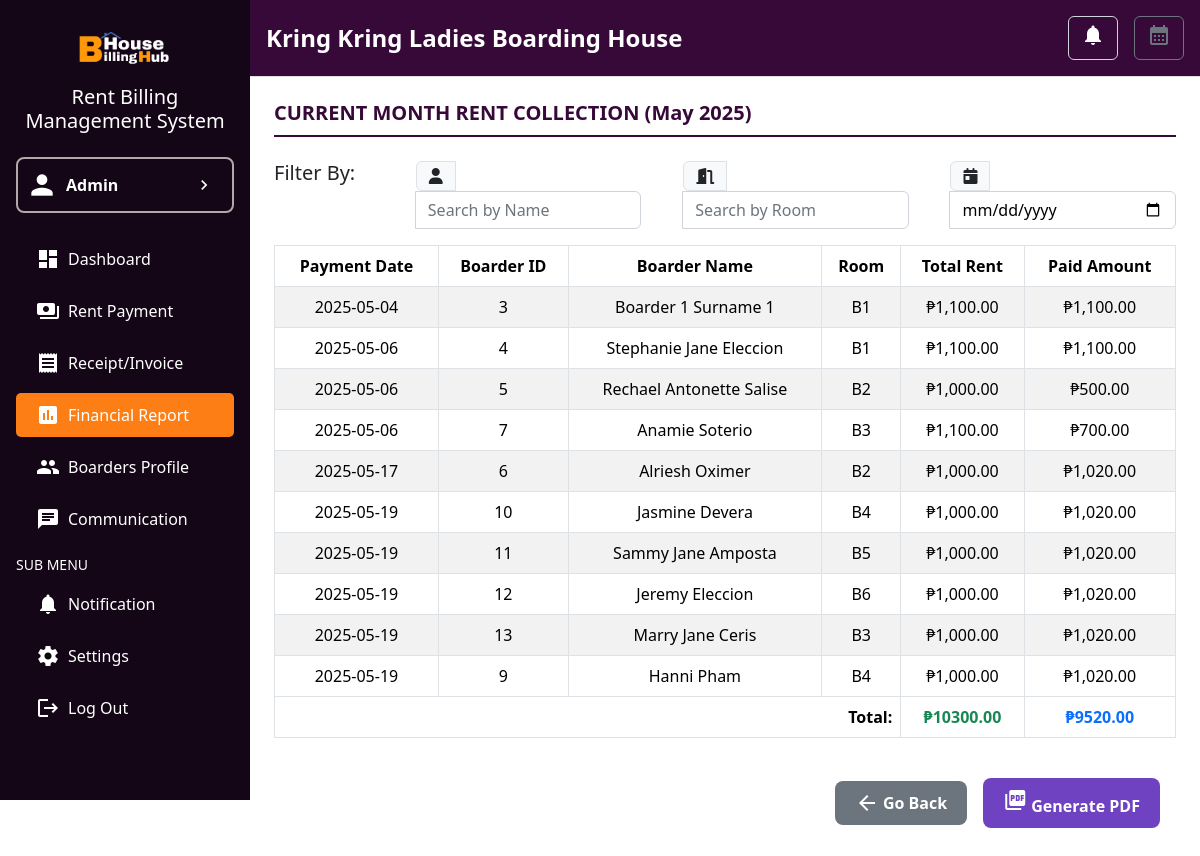
The page /sidebar/button_collection/monthly_report.php (signed in) on the database its author committed.
### tables this page shows
CREATE TABLE `users` (
  `id` int(11) NOT NULL,
  `firstname` varchar(255) NOT NULL,
  `lastname` varchar(255) NOT NULL,
  `email` varchar(255) NOT NULL,
  `contact` varchar(20) DEFAULT NULL,
  `government_id` varchar(100) DEFAULT NULL,
  `tin_num` varchar(100) DEFAULT NULL,
  `address` varchar(255) DEFAULT NULL,
  `boardinghousename` varchar(255) DEFAULT NULL,
  `password` varchar(255) NOT NULL,
  `reset_code` varchar(255) DEFAULT NULL
);

CREATE TABLE `payments` (
  `id` int(11) NOT NULL,
  `boarder_id` int(11) DEFAULT NULL,
  `user_id` int(11) DEFAULT NULL,
  `amount` decimal(10,2) DEFAULT NULL,
  `payment_date` date DEFAULT NULL,
  `status` enum('paid','partial','pending','overdue') DEFAULT 'pending',
  `payment_type` enum('rent','visitor') DEFAULT 'rent',
  `mode_of_payment` varchar(50) DEFAULT NULL,
  `appliances` int(11) DEFAULT 0,
  `days` int(11) DEFAULT 0
);

CREATE TABLE `boarders` (
  `id` int(11) NOT NULL,
  `boarder_id` int(11) NOT NULL,
  `user_id` int(11) DEFAULT NULL,
  `firstname` varchar(255) NOT NULL,
  `lastname` varchar(255) NOT NULL,
  `email` varchar(100) NOT NULL,
  `phone` varchar(15) DEFAULT NULL,
  `address` varchar(255) DEFAULT NULL,
  `move_in_date` date NOT NULL,
  `monthly_rate` decimal(10,2) NOT NULL,
  `deposit_amount` decimal(10,2) NOT NULL,
  `room` varchar(50) DEFAULT NULL,
  `status` enum('active','inactive') DEFAULT 'active',
  `appliances` int(11) DEFAULT 0
);

### sidebar/button_collection/monthly_report.php (the view, shortened to what this page needs)
<?php
$host = 'localhost';
$username = 'root';
$password = '';
$database = 'bh';
$conn = new mysqli($host, $username, $password, $database);
$user_id = $_SESSION['user_id'];
$stmt = $conn->prepare("SELECT firstname, lastname, email, contact, government_id, tin_num, address, boardinghousename FROM users WHERE id = ?");
$stmt->bind_param("i", $user_id);
$stmt->execute();
$result = $stmt->get_result();
$user = $result->fetch_assoc();
$user_id = $_SESSION['user_id'];
$current_month = date('Y-m');
$month_start = $current_month . '-01';
$month_end = date('Y-m-t');
$stmt = $conn->prepare("SELECT monthly_rate, appliances_rate, late_fee, due_date FROM rates WHERE user_id = ?");
$stmt->bind_param("i", $user_id);
$stmt->execute();
$result = $stmt->get_result();
$rate = $result->fetch_assoc();
$monthly_rate = $rate['monthly_rate'] ?? 1000.00;
$appliances_rate = $rate['appliances_rate'] ?? 100.00;
$payments = [];
$stmt = $conn->prepare("
    SELECT p.payment_date, b.id AS boarder_id, CONCAT(b.firstname, ' ', b.lastname) AS boarder_name,
           b.room, p.amount, p.appliances
    FROM payments p
    JOIN boarders b ON p.boarder_id = b.id
    WHERE p.user_id = ? AND p.payment_type = 'rent' AND p.payment_date BETWEEN ? AND ?
");
$stmt->bind_param("iss", $user_id, $month_start, $month_end);
$stmt->execute();
$result = $stmt->get_result();
while ($row = $result->fetch_assoc()) {
    $row['total_rent'] = $monthly_rate + ($row['appliances'] * $appliances_rate);
    $payments[] = $row;
}
?>
<!DOCTYPE html>
<html lang="en">
<head>
    <link href="https://cdn.jsdelivr.net/npm/bootstrap@5.3.2/dist/css/bootstrap.min.css" rel="stylesheet">
    <link href="https://cdnjs.cloudflare.com/ajax/libs/font-awesome/6.5.0/css/all.min.css" rel="stylesheet">
    <link rel="stylesheet" href="../style.css">
</head>
<body>
    <div class="d-flex">
        <nav class="sidebar text-white p-3">
            <div class="text-center mb-4">
                <img src="../../images/logo.png" alt="Logo" class="img-fluid" style="max-width: 100px;">
                <h5 class="mt-2">Rent Billing Management System</h5>
            </div>
            <a href="../admin.php" class="d-flex align-items-center justify-content-between mb-4 px-2 nav-link admin-border">
                <div class="d-flex align-items-center">
                    <span class="material-icons me-2" style="font-size: 32px;">person</span>
                    <span class="fw-bold">Admin</span>
                </div>
                <span class="material-icons" style="font-size: 20px;">chevron_right</span>
            </a>
            <ul class="nav flex-column">
                <li class="nav-item mb-2">
                    <a class="nav-link text-white" href="../dashboard.php"><span class="material-icons me-2">dashboard</span>Dashboard</a>
                </li>
                <li class="nav-item mb-2">
                    <a class="nav-link text-white" href="../rent_payment.php"><span class="material-icons me-2">payments</span>Rent Payment</a>
                </li>
                <li class="nav-item mb-2">
                    <a class="nav-link text-white" href="../receipt.php"><span class="material-icons me-2">receipt</span>Receipt/Invoice</a>
                </li>
                <li class="nav-item mb-2">
                    <a class="nav-link text-white active" href="../financial_rep.php"><span class="material-icons me-2">assessment</span>Financial Report</a>
                </li>
                <li class="nav-item mb-2">
                    <a class="nav-link text-white" href="../boarder_profile.php"><span class="material-icons me-2">group</span>Boarders Profile</a>
                </li>
                <li class="nav-item mb-2">
                    <a class="nav-link text-white" href="../communication.php"><span class="material-icons me-2">chat</span>Communication</a>
                </li>
            </ul>
            <div class="mt-2">
                <h6 class="text-uppercase small">Sub Menu</h6>
                <ul class="nav flex-column">
                    <li class="nav-item mb-2">
                        <a class="nav-link text-white" href="../sub-menu/notif.php"><span class="material-icons me-2">notifications</span>Notification</a>
                    </li>
                    <li class="nav-item mb-2">
                        <a class="nav-link text-white" href="../sub-menu/settings.php"><span class="material-icons me-2">settings</span>Settings</a>
                    </li>
                    <li class="nav-item mb-2">
                        <a class="nav-link text-white" href="../sub-menu/logout.php"><span class="material-icons me-2">logout</span>Log Out</a>
                    </li>
                </ul>
            </div>
        </nav>
        <div class="flex-grow-1">
            <header class="d-flex justify-content-between align-items-center p-3 border-bottom">
                <h4 class="mb-0" style="font-weight: bold;"><span id="boardingHouseName"><?php echo htmlspecialchars($user['boardinghousename'] ?? 'N/A'); ?></span> Boarding House</h4>
                <div class="d-flex align-items-center gap-3">
                    <button class="btn btn-outline-primary position-relative">
                        <span class="material-icons">notifications</span>
                    </button>
                    <button class="btn btn-outline-secondary">
                        <span class="material-icons">calendar_month</span>
                    </button>
                </div>
            </header>
            <div class="content p-4">
                <h5 style="font-weight: bold; color: #360938; border-bottom: 2px solid #360938; padding-bottom: 10px;">
                    CURRENT MONTH RENT COLLECTION (<?php echo date('F Y'); ?>)
                </h5>
                <div class="d-flex justify-content-between mb-3 mt-4 gap-3 flex-wrap">
                    <div class="input-group" style="width: 100px; font-weight: bold; font-size: 25px;">
                        <h5>Filter By:</h5>
                    </div>
                    <div class="input-group w-25">
                        <span class="input-group-text"><i class="fas fa-user"></i></span>
                        <input type="text" id="filterName" class="form-control" placeholder="Search by Name">
                    </div>
                    <div class="input-group w-25">
                        <span class="input-group-text"><i class="fas fa-door-open"></i></span>
                        <input type="text" id="filterRoom" class="form-control" placeholder="Search by Room">
                    </div>
                    <div class="input-group w-25">
                        <span class="input-group-text"><i class="fas fa-calendar-day"></i></span>
                        <input type="date" id="filterDate" class="form-control">
                    </div>
                </div>
                <div class="mb-4">
                    <div class="table-responsive mt-3">
                        <table id="monthlyRentTable" class="table table-bordered table-striped text-center">
                            <thead id="monthlyRentHead">
                                <tr>
                                    <th id="thPaymentDate">Payment Date</th>
                                    <th id="thBoarderID">Boarder ID</th>
                                    <th id="thBoarderName">Boarder Name</th>
                                    <th id="thRoom">Room</th>
                                    <th id="thTotalRent">Total Rent</th>
                                    <th id="thPaidAmount">Paid Amount</th>
                                </tr>
                            </thead>
                            <tbody id="monthlyRentBody">
                                <?php foreach ($payments as $payment): ?>
                                    <tr>
                                        <td><?php echo $payment['payment_date']; ?></td>
                                        <td><?php echo $payment['boarder_id']; ?></td>
                                        <td><?php echo htmlspecialchars($payment['boarder_name']); ?></td>
                                        <td><?php echo htmlspecialchars($payment['room'] ?? 'N/A'); ?></td>
                                        <td>₱<?php echo number_format($payment['total_rent'], 2); ?></td>
                                        <td>₱<?php echo number_format($payment['amount'], 2); ?></td>
                                    </tr>
                                <?php endforeach; ?>
                            </tbody>
                            <tfoot>
                                <tr>
                                    <td colspan="4" class="text-end fw-bold">Total:</td>
                                    <td id="totalRentSum" class="fw-bold text-success">₱0.00</td>
                                    <td id="paidAmountSum" class="fw-bold text-primary">₱0.00</td>
                                </tr>
                            </tfoot>
                        </table>
                    </div>
                                <div class="d-flex justify-content-end align-items-center mb-3 mt-4">                    <button id="goBackBtn" class="btn btn-outline-secondary me-3 d-flex align-items-center">                        <i class="material-icons me-1"></i>Go Back                    </button>                    <button id="exportBtn" class="btn btn-outline-primary me-3">                        <i class="material-icons me-1"></i>Generate PDF                    </button>                </div>                </div>            </div>        </div>    </div>
</body>
</html>

### sidebar/style.css (style rules this page uses)
body { font-family: 'Segoe UI', sans-serif; }
.sidebar { width: 250px; height: 100vh; position: fixed; background-color: #140517; }
.sidebar .nav-link { font-size: 1rem; }
.sidebar a { display: flex; align-items: center; padding: 10px 20px; text-decoration: none; color: #ffffff; font-size: 16px; }
.sidebar a span.material-icons { margin-right: 10px; font-size: 24px; }
.nav-link { display: flex; align-items: center; padding: 10px 20px; text-decoration: none; color: #ffffff; transition: background-color 0.3s, color 0.3s; }
.nav-link.active { background-color: #fd7e14; color: #ffffff; border-radius: 5px; }
.flex-grow-1 { margin-left: 250px; }
header { font-family: 'Segoe UI', sans-serif; background-color: #360938; color: #ffffff; }
.input-group .form-control { width: 300px; background-color: #ffffff; color: #000000; border: 1px solid #ced4da; }
.input-group .form-control::placeholder { color: #6c757d; }
.btn-outline-primary { color: white; border: 1px solid #ced4da; transition: background-color 0.3s, color 0.3s; }
.admin-border { border: 2px solid rgb(177, 169, 169); border-radius: 8px; padding: 10px 20px; }

### sidebar/button_collection/monthly_report.php (style rules this page uses)
#exportBtn { padding: 10px 20px; font-size: 16px; font-weight: bold; border-radius: 8px; background-color: #6f42c1; color: white; border: none; transition: transform 0.3s ease, background-color 0.3s ease; }
#goBackBtn { padding: 10px 20px; font-size: 16px; font-weight: bold; border-radius: 8px; background-color: #6c757d; color: white; border: none; transition: transform 0.3s ease, background-color 0.3s ease; }

### rows shown on the page
users: boardinghousename "Kring Kring Ladies"
payments: payment_date "2025-05-04", boarder "3", boarder_name "Boarder 1 Surname 1", boarder.room "B1", total_rent "1,100.00", amount "1,100.00"
payments: payment_date "2025-05-06", boarder "4", boarder_name "Stephanie Jane Eleccion", boarder.room "B1", total_rent "1,100.00", amount "1,100.00"
payments: payment_date "2025-05-06", boarder "5", boarder_name "Rechael Antonette Salise", boarder.room "B2", total_rent "1,000.00", amount "500.00"
payments: payment_date "2025-05-06", boarder "7", boarder_name "Anamie Soterio", boarder.room "B3", total_rent "1,100.00", amount "700.00"
payments: payment_date "2025-05-17", boarder "6", boarder_name "Alriesh Oximer", boarder.room "B2", total_rent "1,000.00", amount "1,020.00"
payments: payment_date "2025-05-19", boarder "10", boarder_name "Jasmine Devera", boarder.room "B4", total_rent "1,000.00", amount "1,020.00"
payments: payment_date "2025-05-19", boarder "11", boarder_name "Sammy Jane Amposta", boarder.room "B5", total_rent "1,000.00", amount "1,020.00"
payments: payment_date "2025-05-19", boarder "12", boarder_name "Jeremy Eleccion", boarder.room "B6", total_rent "1,000.00", amount "1,020.00"
payments: payment_date "2025-05-19", boarder "13", boarder_name "Marry Jane Ceris", boarder.room "B3", total_rent "1,000.00", amount "1,020.00"
payments: payment_date "2025-05-19", boarder "9", boarder_name "Hanni Pham", boarder.room "B4", total_rent "1,000.00", amount "1,020.00"
